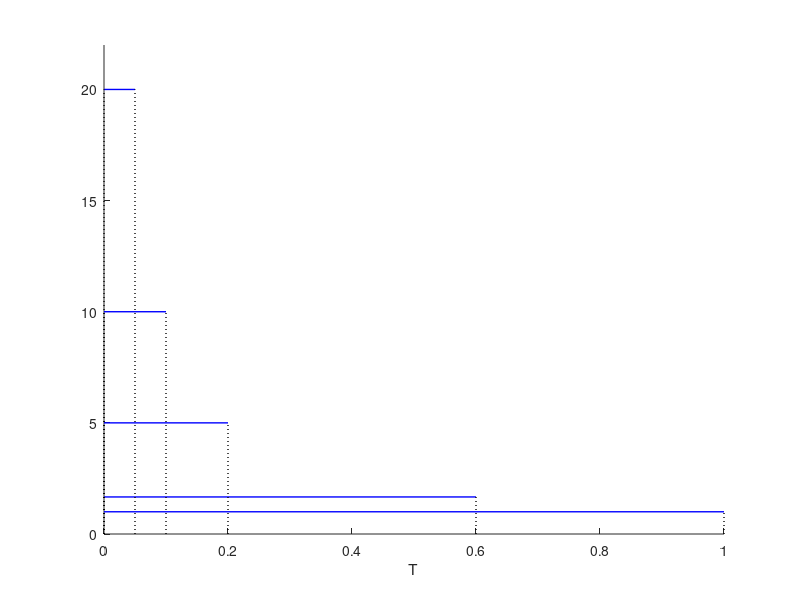

MATLAB code to generate this figure: (Note: this script raises an error after producing the figure.)
%% Dirac Function
T = [1,0.6,0.2,0.1,0.05];
hold on;
for ii = 1:length(T)
    plot([0,T(ii)],[1/T(ii),1/T(ii)],"-b","lineWidth",1);
    plot([0,0],[0,1/T(ii)],"k:","lineWidth",1);
    plot([T(ii), T(ii)],[0,1/T(ii)],"k:","lineWidth",1);
end
ylim([0,22]);
xlabel("T");
arrow([0.8,3],[0.1,20],'Color','r');
title("Dirak Function when T -> 0")
hold off;

%% action potential time points
timeRange = 100;
apNumber = 10;
apMagnitude = 1;
apTimePoint = randperm(timeRange,apNumber);
t = 0:timeRange;

%% neural response function
sym x
p = symsum(  apMagnitude * sign(dirac(t-apTimePoint(ii))), ii, 1, apNumber);

%% "time dependent firing rate" and "neural response function"
spNum = 50;
x=randperm(10000,spNum)*0.0005;
y=0.005+rand([1,spNum])*0.005;

hold on;
for ii = 1:length(x)
    plot([x(ii), x(ii)],[0, y(ii)],"b-");
end
% ylim([0,0.15]);

deltaT = 0.2;
x_2=0:deltaT:5;

for ii=2:length(x_2)
    v(ii-1) = sum( y( [ x<x_2(ii) & x>x_2(ii-1)] ) )/deltaT;
    plot([x_2(ii-1),x_2(ii)],[v(ii-1), v(ii-1)],"-r");
    plot([x_2(ii-1),x_2(ii-1)],[0, v(ii-1)],":r","lineWidth",0.4);
    plot([x_2(ii),x_2(ii)],[0, v(ii-1)],":r","lineWidth",0.4);
end
v_max = max(v);
text(2.7,v_max-0.005,"Neural Response Function","Color","b")
text(2.7,v_max-0.015,"Time-Dependent Firing Rate","Color","r")
text(2.7,v_max-0.025,"(interval: 0.2s)","Color","r")
xlabel("t");
ylabel("firing rate");
hold off;

